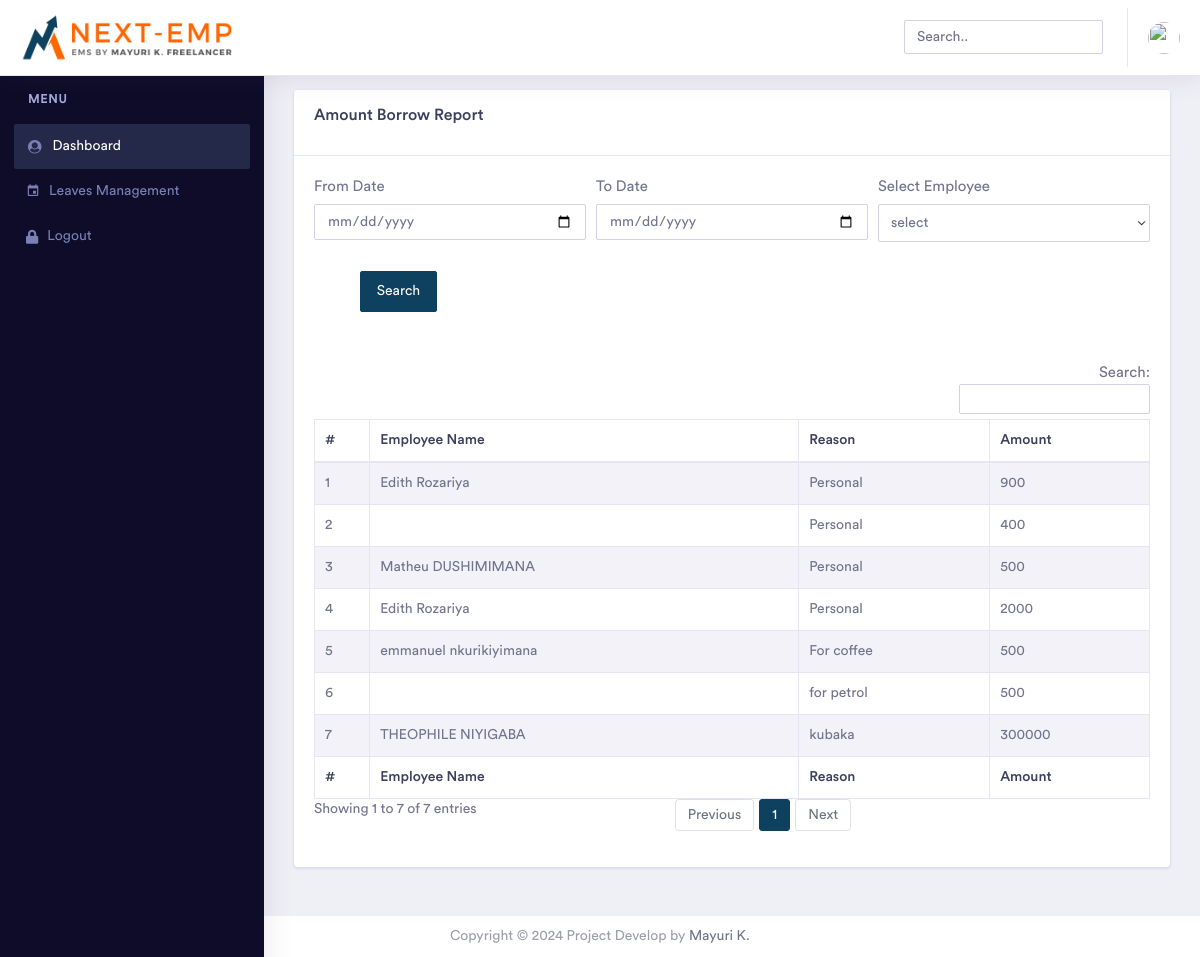
/admin/borror_report.php (signed in), run on the app's committed database.
### tables this page shows
CREATE TABLE `manage_website` (
  `id` int(11) NOT NULL AUTO_INCREMENT,
  `title` varchar(600) NOT NULL,
  `short_title` varchar(600) NOT NULL,
  `logo` text NOT NULL,
  `footer` text NOT NULL,
  `currency_code` varchar(600) NOT NULL,
  `currency_symbol` varchar(600) NOT NULL,
  `login_logo` text NOT NULL,
  `invoice_logo` text NOT NULL,
  `background_login_image` text NOT NULL,
  `status` int(11) NOT NULL,
  PRIMARY KEY (`id`)
);

CREATE TABLE `borrow` (
  `id` int(11) NOT NULL AUTO_INCREMENT,
  `emp` int(11) NOT NULL,
  `amount` float NOT NULL,
  `month` varchar(100) NOT NULL,
  `year` varchar(100) NOT NULL,
  `reason` varchar(300) NOT NULL,
  `date` date NOT NULL DEFAULT current_timestamp(),
  `delete_status` tinyint(4) NOT NULL,
  PRIMARY KEY (`id`)
);

### admin/borror_report.php (the view, shortened to what this page needs)
<?php include('include/head.php'); ?>
<?php include('include/header.php'); ?>
<?php include('include/sidebar.php'); ?>
<div class="dashboard-wrapper">
    <div class="container-fluid  dashboard-content">
        <div class="row">
            <div class="col-xl-12 col-lg-12 col-md-12 col-sm-12 col-12">
                <div class="card">
                    <div class="card-header">
                        <h4>Amount Borrow Report </h4>
                    </div>
                    <div class="card-body">
                        <form class="form-horizontal" action="" method="post" enctype="multipart/form-data">
                            <div class="form-row">
                                <div class="col-xl-4 col-lg-4 col-md-12 col-sm-12 col-12 mb-2">
                                    <label for="validationCustom03">From Date</label>
                                    <input type="date" class="form-control " name="fromdate" required value="<?php $_POST['fromdate']; ?> ?>">
                                </div>
                                <div class="col-xl-4 col-lg-4 col-md-12 col-sm-12 col-12 mb-2">
                                    <label for="validationCustom01">To Date</label>
                                    <input type="date" class="form-control " name="todate" required value="<?php echo $todate; ?>">
                                </div>
                             <div class="col-xl-4 col-lg-4 col-md-12 col-sm-12 col-12 mb-2">
                                    <label for="validationCustom01">Select Employee</label>
                                    <select name="emp" class="form-control ">
                                        <option>select</option>
                    </select>
                                </div>
                                <center>
                                    <div class="col-xl-4 col-lg-4 col-md-12 col-sm-12 col-12 mb-2">
                                        <div class="input-group">
                                            <button class="btn btn-primary" type="submit" name="search">Search</button>
                                        </div>
                                    </div>
                            </div>
                        </form>
                        <br />
                        <br />
                        <div class="table-responsive">
                            <table id="example" class="table table-striped table-bordered second" style="width:100%">
                                <thead>
                                    <tr>
                                        <th>#</th>
                                        <th>Employee Name</th>
                                         <th>Reason</th>
                                          <th>Amount</th>
                                    </tr>
                                </thead>
                                <tbody>
                                    <?php
                                    if (isset($_POST['search'])) {
                                        $fromdate = $_POST['fromdate'];
                                        $todate = $_POST['todate'];
                                        $sql = "SELECT * FROM borrow WHERE delete_status='0' AND emp=? AND date between ? and ?";
                                         $statement = $conn->prepare($sql);
                                    $statement->execute([$_POST['emp'],$fromdate,$todate]);
                                    } else {
                                        $sql = "SELECT * FROM borrow WHERE delete_status='0'  ";
                                         $statement = $conn->prepare($sql);
                                    $statement->execute();
                                    }
                                    ?>
                                    <?php
$i=1;
                                    $rec=$statement->fetchAll();
                                   foreach($rec as $key)
                                   {
                                    ?>
                                     <tr>
                                         <td><?php echo $i;?></td>
                                        <td><?php
                                    $stmt2 = $conn->prepare("SELECT * FROM `admin` WHERE id=? AND delete_status='0'");
                                    $stmt2->execute([$key['emp']]);
                                    $record2 = $stmt2->fetch();
                                      echo $record2['fname'] . ' ' . $record2['lname']; ?></td>
                                                    <td><?php echo $key['reason'];?></td>
                                        <td><?php echo $key['amount'];?></td>
                                     </tr>
                                    <?php $i++;} ?>
                                </tbody>
                                <tfoot>
                                    <tr>
                                         <th>#</th>
                                        <th>Employee Name</th>
                                         <th>Reason</th>
                                          <th>Amount</th>
                                    </tr>
                                </tfoot>
                            </table>
                        </div>
                    </div>
                </div>
            </div>
        </div>
    </div>
    <?php include('include/footer.php'); ?>
</body>
</html>

### admin/include/header.php (shortened to what this page needs)
<?php
require_once('../assets/constants/fetch-my-info.php');
?>
<?php
$stmt = $conn->prepare("SELECT * FROM admin WHERE id='".$_SESSION['id']."'");
$stmt->execute();
$result = $stmt->fetch(PDO::FETCH_ASSOC);
 $sql = "SELECT * FROM manage_website where status='0'";
  $statement = $conn->prepare($sql);
                                                 $statement->execute();
                                              $row = $statement->fetch(PDO::FETCH_ASSOC);
                                                                    extract($row);?>
<body>
    <div class="dashboard-main-wrapper">
        <div class="dashboard-header">
            <nav class="navbar navbar-expand-lg bg-white fixed-top">
                <a class="navbar-brand" href="index.php">
                                <img class="img-fluid" src="../assets/uploadImage/Logo/<?php echo$login_logo; ?>" style="width:220px;height:auto;" alt="Theme-Logo" />
                            </a>
                <div class="collapse navbar-collapse " id="navbarSupportedContent">
                    <ul class="navbar-nav ml-auto navbar-right-top ">
                        <li class="nav-item">
                            <div id="custom-search" class="top-search-bar">
                                <input class="form-control" type="text" placeholder="Search..">
                            </div>
                        </li>
                         <li class="nav-item dropdown nav-user">
                            <a class="nav-link nav-user-img" href="profile.php" id="navbarDropdownMenuLink2" data-toggle="dropdown" aria-haspopup="true" aria-expanded="false"><img src="../assets/uploadImage/Profile/<?=$result['image']?>" alt="" class="user-avatar-md rounded-circle"></a>
                        </li>
   </ul>
                </div>
            </nav>
        </div>

### data on the page
manage_website: login_logo (picture)
borrow: admin.fname "Edith", admin.lname "Rozariya", reason "Personal", amount "900"
borrow: reason "Personal", amount "400"
borrow: admin.fname "Matheu", admin.lname "DUSHIMIMANA", reason "Personal", amount "500"
borrow: admin.fname "Edith", admin.lname "Rozariya", reason "Personal", amount "2000"
borrow: admin.fname "emmanuel", admin.lname "nkurikiyimana", reason "For coffee", amount "500"
borrow: reason "for petrol", amount "500"
borrow: admin.fname "THEOPHILE", admin.lname "NIYIGABA", reason "kubaka", amount "300000"
